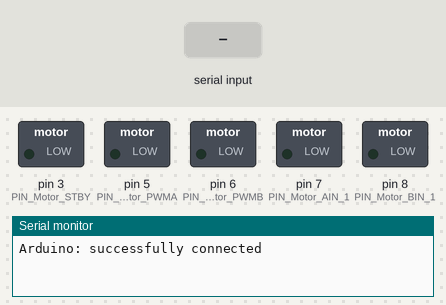
This sketch was run on a simulated Arduino Uno, built with avr-gcc and run on an emulated ATmega328P. Shown: switched loads named in the sketch (green lamp = pin HIGH), the last lines printed to the serial monitor. Inputs (shaded band) come from the test bench.

Above: at 1.2 s.
1.3 s: "FORWARD\n" received over Serial
At 2.5 s:
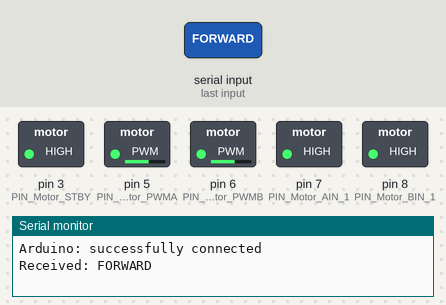
2.8 s: "STOP\n" received over Serial
At 3.7 s:
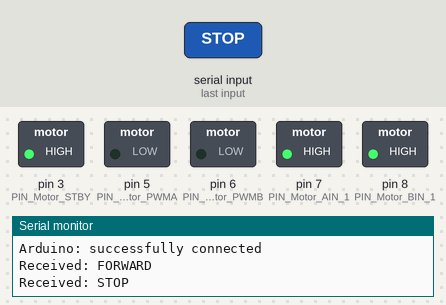
4.3 s: "LEFT\n" received over Serial
At 4.8 s:
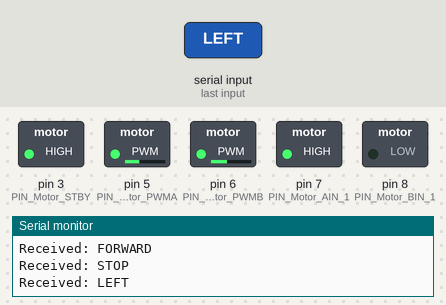
5.8 s: "RIGHT\n" received over Serial
At 7.0 s:
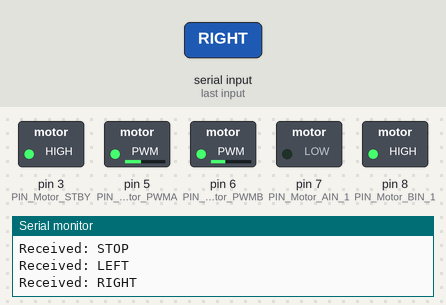
7.3 s: "BACKWARD\n" received over Serial
At 8.4 s:
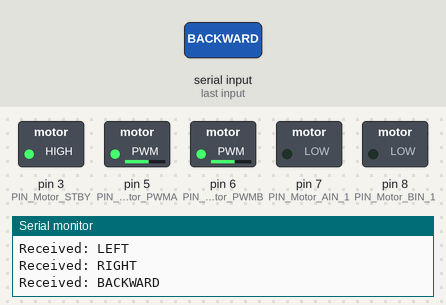
Timing chart, 0 to 9.8 s (numbered marks = the images above; inputs shaded):
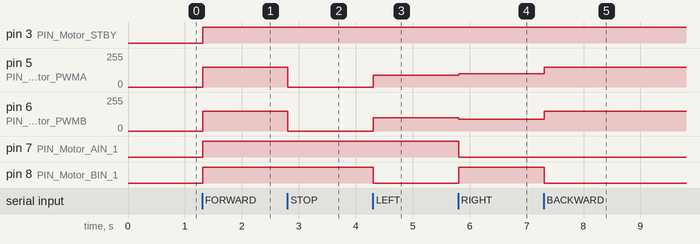

Measured:
- after the input at 1.3 s, pin 3 (PIN_Motor_STBY), pin 7 (PIN_Motor_AIN_1), pin 8 (PIN_Motor_BIN_1): LOW → HIGH at once; pin 5 (PIN_Motor_PWMA), pin 6 (PIN_Motor_PWMB): 0/255 → 150/255 at once
- after the input at 2.8 s, pin 5 (PIN_Motor_PWMA), pin 6 (PIN_Motor_PWMB): 150/255 → 0/255 at once
- after the input at 4.3 s, pin 5 (PIN_Motor_PWMA): 0/255 → 90/255 at once; pin 6 (PIN_Motor_PWMB): 0/255 → 100/255 at once; pin 8 (PIN_Motor_BIN_1): HIGH → LOW at once
- after the input at 5.8 s, pin 5 (PIN_Motor_PWMA): 90/255 → 100/255 at once; pin 6 (PIN_Motor_PWMB): 100/255 → 90/255 at once; pin 7 (PIN_Motor_AIN_1): HIGH → LOW at once; pin 8 (PIN_Motor_BIN_1): LOW → HIGH at once
- after the input at 7.3 s, pin 5 (PIN_Motor_PWMA): 100/255 → 150/255 at once; pin 6 (PIN_Motor_PWMB): 90/255 → 150/255 at once; pin 8 (PIN_Motor_BIN_1): HIGH → LOW at once

The sketch:

aiTankArduinoCode1.ino
```cpp
#include "DeviceDriverSet_xxx0.h"
#include "ApplicationFunctionSet_xxx0.cpp"

DeviceDriverSet_Motor AppMotor;
int baseSpeed = 150;
int leftSpeed = baseSpeed;
int rightSpeed = 150;  // Calibrated for balance

void setup() {
  Serial.begin(9600);
  AppMotor.DeviceDriverSet_Motor_Init();
  Serial.println("Arduino: successfully connected");
}

void loop() {
  if (Serial.available()) {
    String command = Serial.readStringUntil('\n');
    command.trim();
    Serial.print("Received: ");
    Serial.println(command);

    if (command == "FORWARD") {
      AppMotor.DeviceDriverSet_Motor_control(direction_just, leftSpeed,
                                             direction_just, rightSpeed,
                                             control_enable);
    } else if (command == "STOP") {
      AppMotor.DeviceDriverSet_Motor_control(direction_void, 0,
                                             direction_void, 0,
                                             control_enable);
    } else if (command == "LEFT") {
      // LEFT = left forward slow, right backward fast
      AppMotor.DeviceDriverSet_Motor_control(direction_just, leftSpeed - 60,
                                             direction_back, rightSpeed - 50,
                                             control_enable);
    } else if (command == "RIGHT") {
      // RIGHT = left backward fast, right forward slow
      AppMotor.DeviceDriverSet_Motor_control(direction_back, leftSpeed - 50,
                                             direction_just, rightSpeed - 60,
                                             control_enable);
    }

    else if (command == "BACKWARD") {
      AppMotor.DeviceDriverSet_Motor_control(direction_back, baseSpeed,
                                             direction_back, baseSpeed,
                                             control_enable);
    }

  }
}
```

ApplicationFunctionSet_xxx0.cpp
```cpp
#include "DeviceDriverSet_xxx0.h"

extern DeviceDriverSet_Motor AppMotor;

/*运动方向控制序列*/
enum ConquerorCarMotionControl
{
  Forward,       //(1)
  Backward,      //(2)
  Left,          //(3)
  Right,         //(4)
  LeftForward,   //(5)
  LeftBackward,  //(6)
  RightForward,  //(7)
  RightBackward, //(8)
  stop_it        //(9)
};               //direction方向:（1）、（2）、 （3）、（4）、（5）、（6）

struct Application_xxx
{
  ConquerorCarMotionControl Motion_Control;
};

extern Application_xxx Application_ConquerorCarxxx0;

static void ApplicationFunctionSet_ConquerorCarMotionControl(ConquerorCarMotionControl direction, uint8_t is_speed)
{
  static uint8_t directionRecord = 0;
  uint8_t Kp, UpperLimit;
  uint8_t speed = is_speed;
  switch (direction)
  {
  case /* constant-expression */
      Forward:
    /* code */
      AppMotor.DeviceDriverSet_Motor_control(/*direction_A*/ direction_just, /*speed_A*/ speed,
                                             /*direction_B*/ direction_just, /*speed_B*/ speed, /*controlED*/ control_enable); //Motor control
    break;
  case /* constant-expression */ Backward:
    /* code */

      AppMotor.DeviceDriverSet_Motor_control(/*direction_A*/ direction_back, /*speed_A*/ speed,
                                             /*direction_B*/ direction_back, /*speed_B*/ speed, /*controlED*/ control_enable); //Motor control
    break;
  case /* constant-expression */ Left:

    AppMotor.DeviceDriverSet_Motor_control(/*direction_A*/ direction_just, /*speed_A*/ speed,
                                           /*direction_B*/ direction_back, /*speed_B*/ speed, /*controlED*/ control_enable); //Motor control
    break;
  case /* constant-expression */ Right:

    AppMotor.DeviceDriverSet_Motor_control(/*direction_A*/ direction_back, /*speed_A*/ speed,
                                           /*direction_B*/ direction_just, /*speed_B*/ speed, /*controlED*/ control_enable); //Motor control
    break;
  case /* constant-expression */ LeftForward:
    /* code */
    AppMotor.DeviceDriverSet_Motor_control(/*direction_A*/ direction_just, /*speed_A*/ speed,
                                           /*direction_B*/ direction_just, /*speed_B*/ speed / 2, /*controlED*/ control_enable); //Motor control
    break;
  case /* constant-expression */ LeftBackward:
    AppMotor.DeviceDriverSet_Motor_control(/*direction_A*/ direction_back, /*speed_A*/ speed,
                                           /*direction_B*/ direction_back, /*speed_B*/ speed / 2, /*controlED*/ control_enable); //Motor control
    break;
  case /* constant-expression */ RightForward:
    AppMotor.DeviceDriverSet_Motor_control(/*direction_A*/ direction_just, /*speed_A*/ speed / 2,
                                           /*direction_B*/ direction_just, /*speed_B*/ speed, /*controlED*/ control_enable); //Motor control
    break;
  case /* constant-expression */ RightBackward:
    AppMotor.DeviceDriverSet_Motor_control(/*direction_A*/ direction_back, /*speed_A*/ speed / 2,
                                           /*direction_B*/ direction_back, /*speed_B*/ speed, /*controlED*/ control_enable); //Motor control
    break;
  case /* constant-expression */ stop_it:
    AppMotor.DeviceDriverSet_Motor_control(/*direction_A*/ direction_void, /*speed_A*/ 0,
                                           /*direction_B*/ direction_void, /*speed_B*/ 0, /*controlED*/ control_enable); //Motor control
    break;
  default:
    break;
  }
}
```

DeviceDriverSet_xxx0.cpp
```cpp
#include "DeviceDriverSet_xxx0.h"

/*Motor control*/
void DeviceDriverSet_Motor::DeviceDriverSet_Motor_Init(void)
{
  pinMode(PIN_Motor_PWMA, OUTPUT);
  pinMode(PIN_Motor_PWMB, OUTPUT);
  pinMode(PIN_Motor_AIN_1, OUTPUT);
  pinMode(PIN_Motor_BIN_1, OUTPUT);
  pinMode(PIN_Motor_STBY, OUTPUT);
}


/*
 Motor_control：AB / 方向、速度
*/
void DeviceDriverSet_Motor::DeviceDriverSet_Motor_control(boolean direction_A, uint8_t speed_A, //A组电机参数
                                                          boolean direction_B, uint8_t speed_B, //B组电机参数
                                                          boolean controlED                     //AB使能允许 true
                                                          )                                     //电机控制
{
  if (controlED == control_enable) //使能允许？
  {
    digitalWrite(PIN_Motor_STBY, HIGH);
    { //A...Right

      switch (direction_A) //方向控制
      {
      case direction_just:
        digitalWrite(PIN_Motor_AIN_1, HIGH);
        analogWrite(PIN_Motor_PWMA, speed_A);
        break;
      case direction_back:

        digitalWrite(PIN_Motor_AIN_1, LOW);
        analogWrite(PIN_Motor_PWMA, speed_A);
        break;
      case direction_void:
        analogWrite(PIN_Motor_PWMA, 0);
        digitalWrite(PIN_Motor_STBY, LOW);
        break;
      default:
        analogWrite(PIN_Motor_PWMA, 0);
        digitalWrite(PIN_Motor_STBY, LOW);
        break;
      }
    }

    { //B...Left
      switch (direction_B)
      {
      case direction_just:
        digitalWrite(PIN_Motor_BIN_1, HIGH);

        analogWrite(PIN_Motor_PWMB, speed_B);
        break;
      case direction_back:
        digitalWrite(PIN_Motor_BIN_1, LOW);
        analogWrite(PIN_Motor_PWMB, speed_B);
        break;
      case direction_void:
        analogWrite(PIN_Motor_PWMB, 0);
        digitalWrite(PIN_Motor_STBY, LOW);
        break;
      default:
        analogWrite(PIN_Motor_PWMB, 0);
        digitalWrite(PIN_Motor_STBY, LOW);
        break;
      }
    }
  }
  else
  {
    digitalWrite(PIN_Motor_STBY, LOW);
    return;
  }
}
```

DeviceDriverSet_xxx0.h
```cpp
#ifndef _DeviceDriverSet_xxx0_H_
#define _DeviceDriverSet_xxx0_H_

#include <Arduino.h>

/*Motor*/
class DeviceDriverSet_Motor
{
public:
  void DeviceDriverSet_Motor_Init(void);
#if _Test_DeviceDriverSet
  void DeviceDriverSet_Motor_Test(void);
#endif
  void DeviceDriverSet_Motor_control(boolean direction_A, uint8_t speed_A, //A组电机参数
                                     boolean direction_B, uint8_t speed_B, //B组电机参数
                                     boolean controlED                     //AB使能允许 true
  );                                                                       //电机控制
private:

#define PIN_Motor_PWMA 5
#define PIN_Motor_PWMB 6
#define PIN_Motor_BIN_1 8
#define PIN_Motor_AIN_1 7
#define PIN_Motor_STBY 3

public:
#define speed_Max 255
#define direction_just true
#define direction_back false
#define direction_void 3

#define Duration_enable true
#define Duration_disable false
#define control_enable true
#define control_disable false
};

#endif
```
